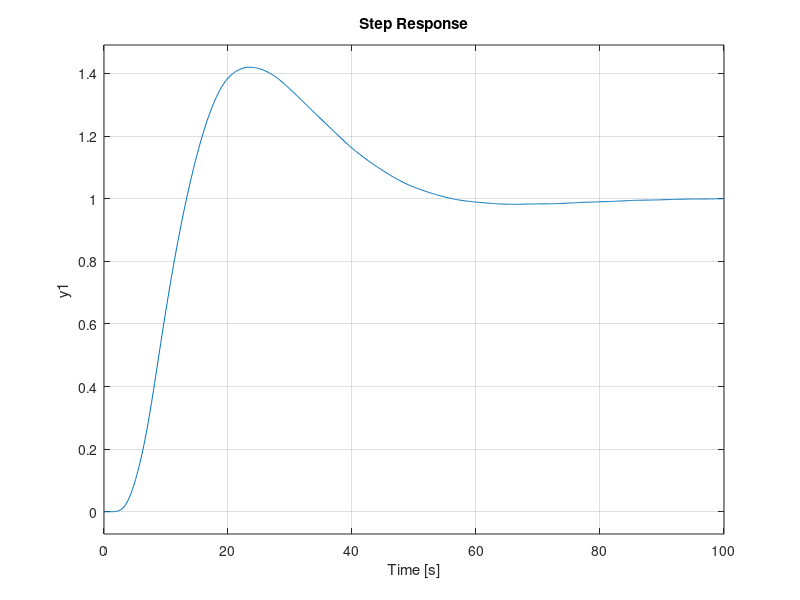
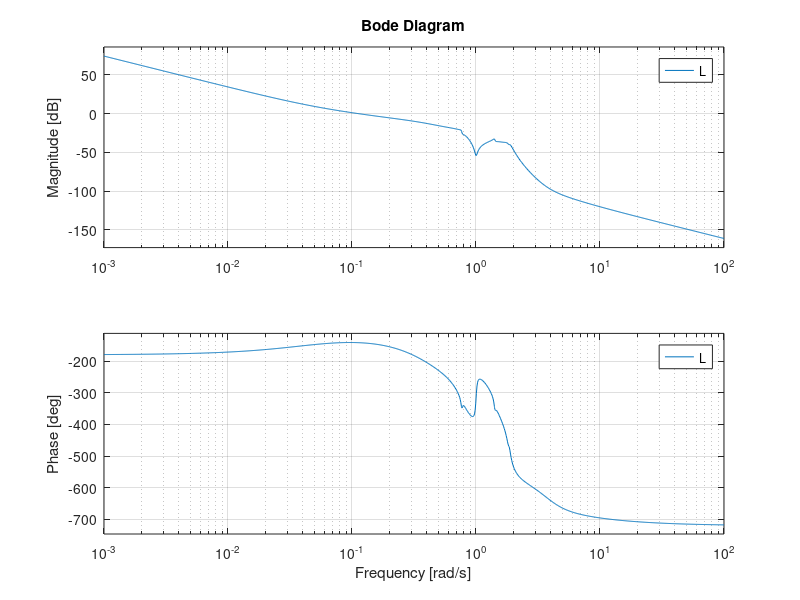
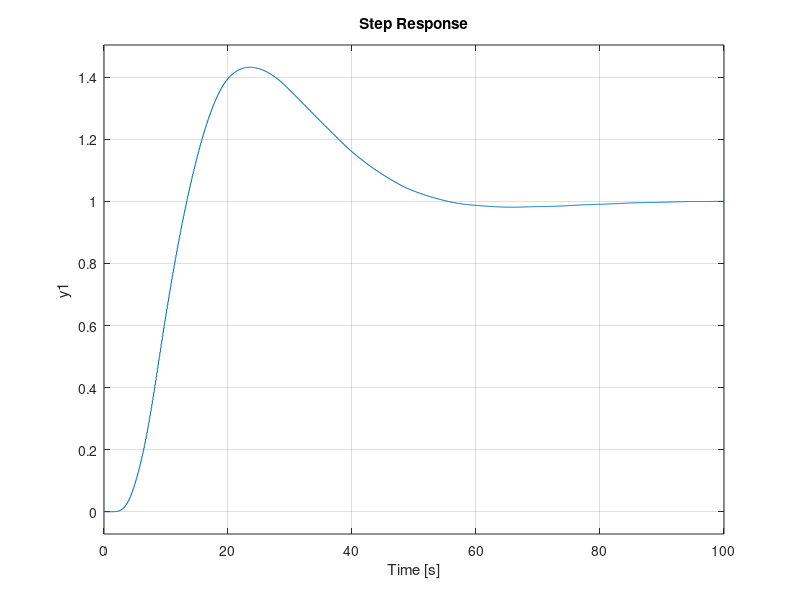
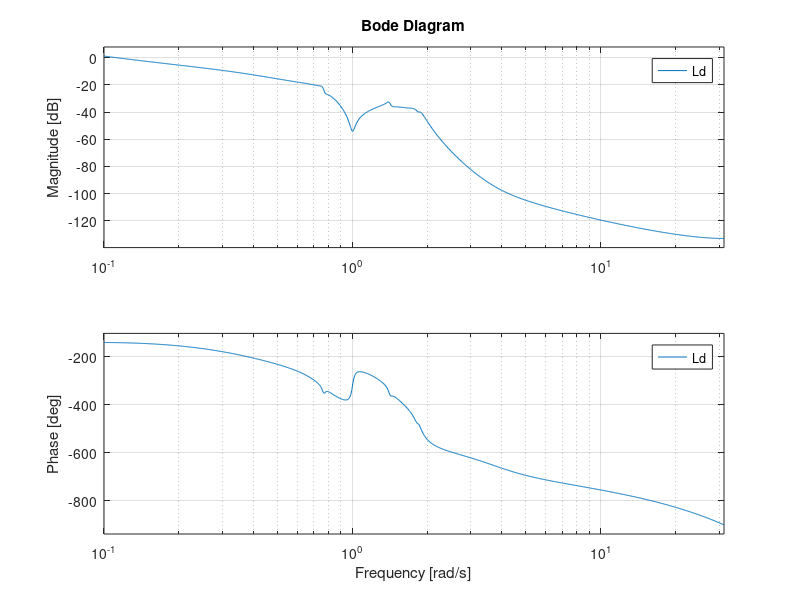

These figures' MATLAB source, in order:
Ap1 = [  0.0         1.0
         0.0         0.0     ];

Ap2 = [ -0.015       0.765
        -0.765      -0.015   ];

Ap3 = [ -0.028       1.410
        -1.410      -0.028   ];

Ap4 = [ -0.04        1.85
        -1.85       -0.04    ];

Ap = blkdiag (Ap1, Ap2, Ap3, Ap4);

Bp = [   0.026
        -0.251
         0.033
        -0.886
        -4.017
         0.145
         3.604
         0.280   ];

Cp = [  -0.996      -0.105       0.261       0.009      -0.001      -0.043       0.002      -0.026   ];

Dp = [   0.0     ];

P = ss (Ap, Bp, Cp, Dp);


Ac = [  -0.4077      0.9741      0.1073      0.0131      0.0023     -0.0186     -0.0003     -0.0098
        -0.0977     -0.1750      0.0215     -0.0896     -0.0260      0.0057      0.0109     -0.0105
         0.0011      0.0218     -0.0148      0.7769      0.0034     -0.0013     -0.0014      0.0011
        -0.0361     -0.5853     -0.7701     -0.3341     -0.0915      0.0334      0.0378     -0.0290
        -0.1716     -2.6546     -0.0210     -1.4467     -0.4428      1.5611      0.1715     -0.1318
        -0.0020      0.0950      0.0029      0.0523     -1.3950     -0.0338     -0.0062      0.0045
         0.1607      2.3824      0.0170      1.2979      0.3721     -0.1353     -0.1938      1.9685
        -0.0006      0.1837      0.0048      0.1010      0.0289     -0.0111     -1.8619     -0.0311  ];

Bc = [  -0.4105
        -0.0868
        -0.0004
         0.0036
         0.0081
        -0.0085
        -0.0004
        -0.0132  ];

Cc = [  -0.0447     -0.6611     -0.0047     -0.3601     -0.1033      0.0375      0.0427     -0.0329  ];

Dc = [   0.0     ];

K = ss (Ac, Bc, Cc, Dc);

Kr = btaconred (P, -K, 4, 'weight', 'both')

% TODO: change feedback sign to match negative feedback controller in btaconred, spaconred

tau = 0.1;
Kd = c2d (K, tau);
Pd = c2d (P, tau);

s = tf ('s');
F = 5 / (s + 5);

L = P * K;
Ld = Pd * Kd;

T = feedback (L);
Td = feedback (Ld);

figure (1)
step (T, 100)

figure (2)
bode (L)

figure (3)
step (Td, 100)

figure (4)
bode (Ld)

figure (5)
step (feedback (P*-Kr), 100)
% step (feedback (P*Kr, '+'), 100)
